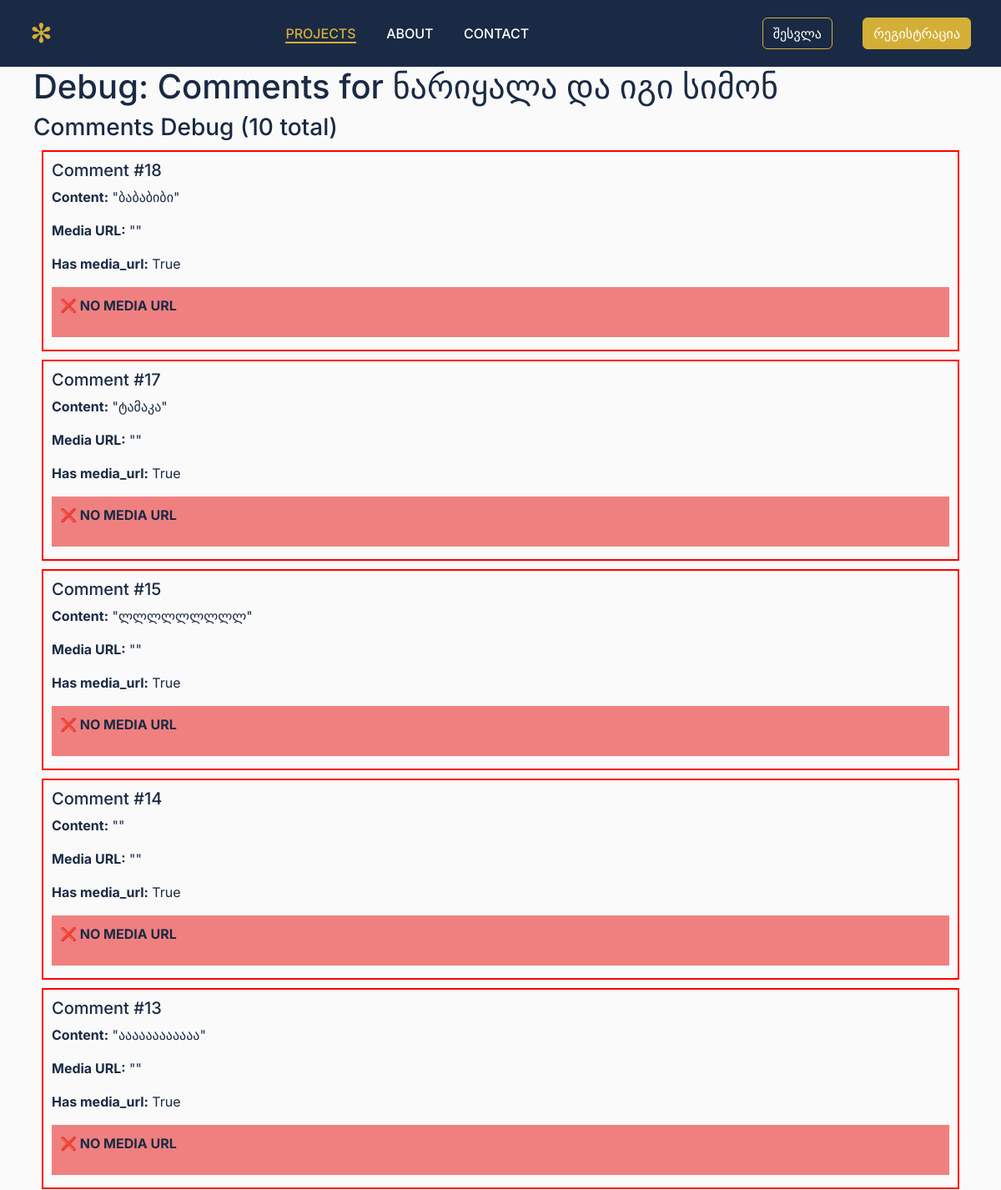
The page /debug/project/project_2 (upper part) on the database as committed earlier.
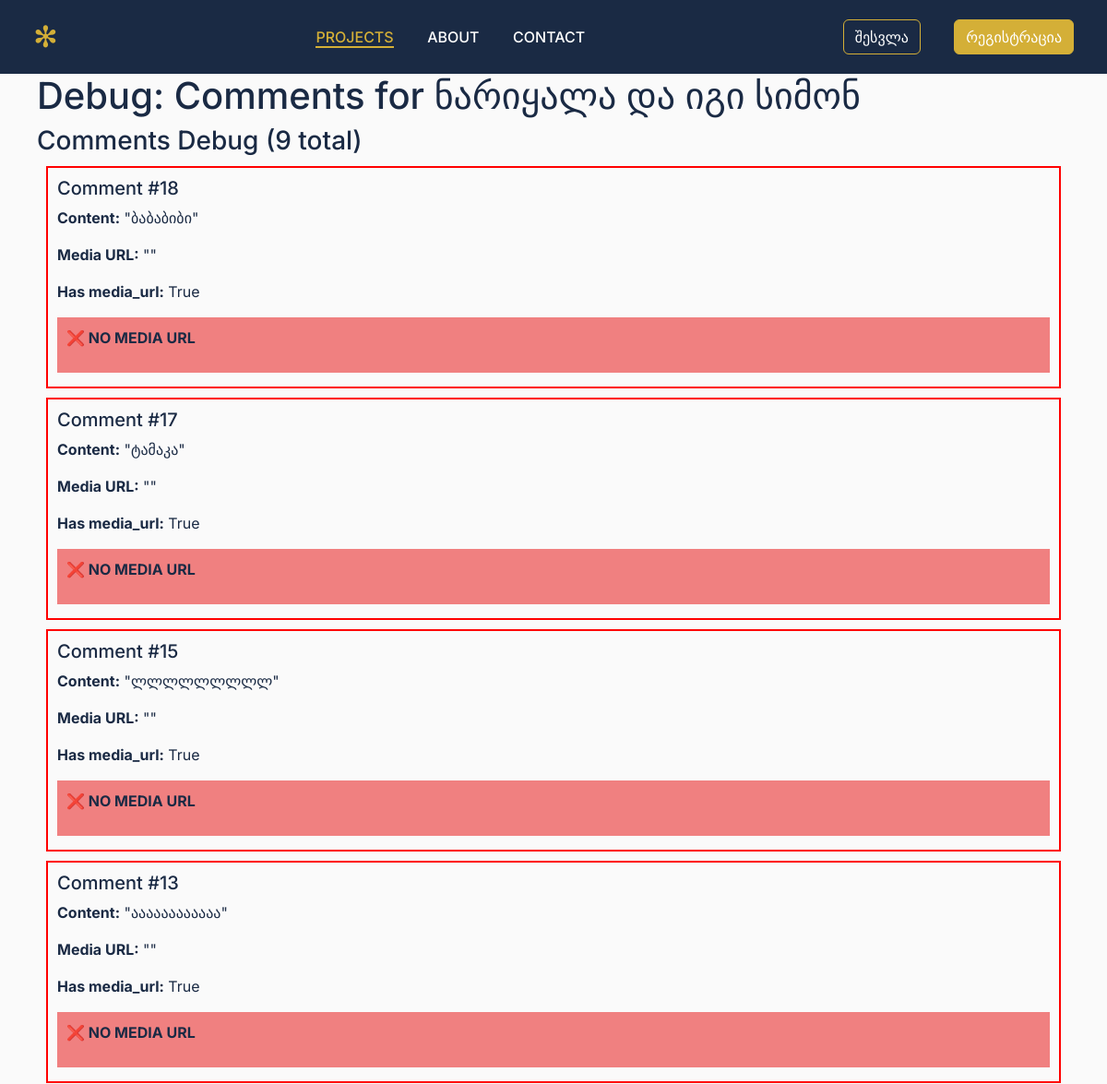
The same page on the database as committed later.
### models.py (models this page shows, shortened)
class Comment(db.Model):
    id = db.Column(db.Integer, primary_key=True)
    content = db.Column(db.Text, nullable=False)
    project_id = db.Column(db.String(50), nullable=False)
    user_id = db.Column(db.Integer, db.ForeignKey('user.id'), nullable=False)  # Required for registered users only
    parent_id = db.Column(db.Integer, db.ForeignKey('comment.id'), nullable=True)
    media_urls = db.Column(db.Text, nullable=True)  # JSON array of Cloudinary URLs
    created_at = db.Column(db.DateTime, default=datetime.utcnow)
    replies = db.relationship('Comment', backref=db.backref('parent', remote_side=[id]), lazy=True)
    likes = db.relationship('Like', backref='comment', lazy=True, cascade='all, delete-orphan')

### app.py (the view)
@app.route('/debug/project/<project_id>')
def debug_project_detail(project_id):
    projects = load_projects()
    project = next((p for p in projects if p['id'] == project_id), None)
    if not project:
        return 'Project not found', 404
    comments = Comment.query.filter_by(project_id=project_id, parent_id=None).order_by(Comment.created_at.desc()).all()
    return render_template('debug_comments.html', project=project, comments=comments)

### templates/debug_comments.html (shortened to what this page needs)
{% extends 'base.html' %}
{% block content %}
<div class="container">
    <h1>Debug: Comments for {{ project.title }}</h1>
    <div class="row">
        <div class="col-12">
            <h3>Comments Debug ({{ comments|length }} total)</h3>
            {% for comment in comments %}
            <div style="border: 2px solid {% if comment.media_url %}green{% else %}red{% endif %}; margin: 10px; padding: 10px;">
                <h5>Comment #{{ comment.id }}</h5>
                <p><strong>Content:</strong> "{{ comment.content }}"</p>
                <p><strong>Media URL:</strong> "{{ comment.media_url }}"</p>
                <p><strong>Has media_url:</strong> {{ comment.media_url is not none }}</p>
                {% if comment.media_url %}
                <div style="background: lightgreen; padding: 10px; margin: 5px 0;">
                    <p><strong>✅ HAS MEDIA URL</strong></p>
                    <p>URL starts with http: {{ comment.media_url.startswith('http') }}</p>
                    <p>URL ends with image ext: {{ comment.media_url.endswith(('.jpg', '.jpeg', '.png', '.gif')) }}</p>
                    <p>URL contains 'image': {{ 'image' in comment.media_url }}</p>
                    <div style="border: 2px solid blue; padding: 10px; margin: 10px 0;">
                        <p><strong>Image Preview:</strong></p>
                        <img src="{{ comment.media_url }}"
                             onclick="openImageModal(this.src)"
                             style="max-width: 200px; cursor: pointer; border: 3px solid red;"
                             alt="Comment Image"
                             onerror="this.style.border='3px solid red'; this.alt='IMAGE FAILED TO LOAD';">
                        <p><em>Click image above to test modal</em></p>
                    </div>
                </div>
                {% else %}
                <div style="background: lightcoral; padding: 10px; margin: 5px 0;">
                    <p><strong>❌ NO MEDIA URL</strong></p>
                </div>
                {% endif %}
            </div>
            {% endfor %}
        </div>
    </div>
</div>
{% endblock %}

Rows that differ between the two databases and show on the page:
removed Comment: id "14", media_url "True"
Other text that changed with them:
{{ comments|length }}: "10" → "9"
